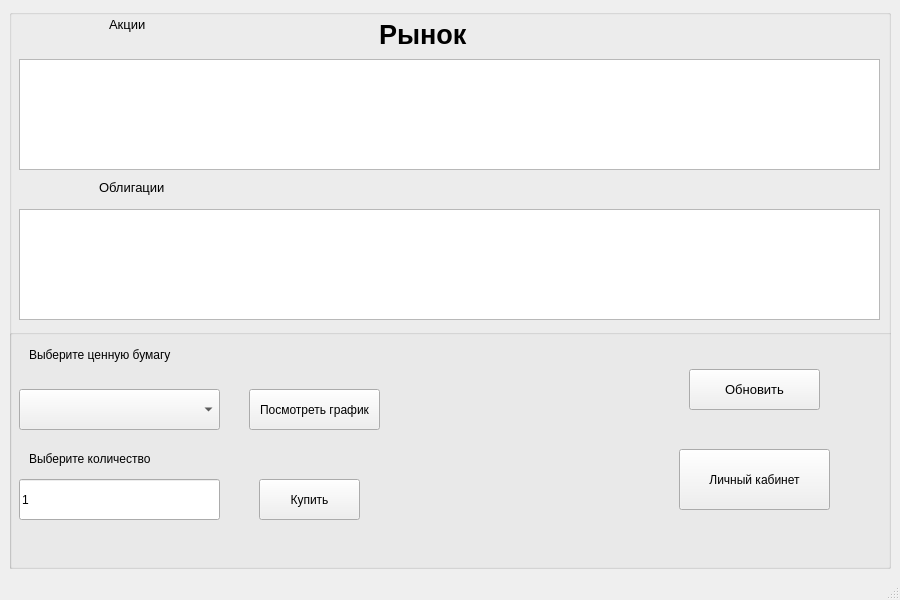
<?xml version="1.0" encoding="UTF-8"?>
<ui version="4.0">
 <class>MainWindow</class>
 <widget class="QMainWindow" name="MainWindow">
  <property name="geometry">
   <rect>
    <x>0</x>
    <y>0</y>
    <width>900</width>
    <height>600</height>
   </rect>
  </property>
  <property name="windowTitle">
   <string>MainWindow</string>
  </property>
  <widget class="QWidget" name="centralwidget">
   <layout class="QVBoxLayout" name="verticalLayout_2">
    <item>
     <layout class="QVBoxLayout" name="verticalLayout">
      <item>
       <widget class="QGroupBox" name="groupBox_3">
        <property name="title">
         <string/>
        </property>
        <widget class="QTableWidget" name="TableStocks">
         <property name="geometry">
          <rect>
           <x>10</x>
           <y>50</y>
           <width>861</width>
           <height>111</height>
          </rect>
         </property>
         <property name="textElideMode">
          <enum>Qt::ElideMiddle</enum>
         </property>
        </widget>
        <widget class="QTableWidget" name="TableBonds">
         <property name="geometry">
          <rect>
           <x>10</x>
           <y>200</y>
           <width>861</width>
           <height>111</height>
          </rect>
         </property>
        </widget>
        <widget class="QLabel" name="label_4">
         <property name="geometry">
          <rect>
           <x>100</x>
           <y>0</y>
           <width>81</width>
           <height>31</height>
          </rect>
         </property>
         <property name="font">
          <font>
           <pointsize>10</pointsize>
          </font>
         </property>
         <property name="text">
          <string>Акции</string>
         </property>
        </widget>
        <widget class="QLabel" name="label">
         <property name="geometry">
          <rect>
           <x>370</x>
           <y>0</y>
           <width>111</width>
           <height>51</height>
          </rect>
         </property>
         <property name="font">
          <font>
           <family>Arial</family>
           <pointsize>20</pointsize>
           <weight>75</weight>
           <bold>true</bold>
          </font>
         </property>
         <property name="text">
          <string>Рынок</string>
         </property>
        </widget>
        <widget class="QLabel" name="label_6">
         <property name="geometry">
          <rect>
           <x>750</x>
           <y>170</y>
           <width>55</width>
           <height>16</height>
          </rect>
         </property>
         <property name="text">
          <string/>
         </property>
        </widget>
        <widget class="QLabel" name="label_5">
         <property name="geometry">
          <rect>
           <x>90</x>
           <y>170</y>
           <width>91</width>
           <height>16</height>
          </rect>
         </property>
         <property name="font">
          <font>
           <pointsize>10</pointsize>
          </font>
         </property>
         <property name="text">
          <string>Облигации</string>
         </property>
        </widget>
        <widget class="QGroupBox" name="groupBox">
         <property name="geometry">
          <rect>
           <x>0</x>
           <y>320</y>
           <width>939</width>
           <height>336</height>
          </rect>
         </property>
         <property name="title">
          <string/>
         </property>
         <widget class="QLabel" name="label_2">
          <property name="geometry">
           <rect>
            <x>20</x>
            <y>10</y>
            <width>151</width>
            <height>31</height>
           </rect>
          </property>
          <property name="text">
           <string>Выберите ценную бумагу</string>
          </property>
         </widget>
         <widget class="QComboBox" name="ChoosePaper">
          <property name="geometry">
           <rect>
            <x>10</x>
            <y>60</y>
            <width>201</width>
            <height>41</height>
           </rect>
          </property>
          <property name="font">
           <font>
            <pointsize>10</pointsize>
           </font>
          </property>
         </widget>
         <widget class="QLabel" name="label_3">
          <property name="geometry">
           <rect>
            <x>20</x>
            <y>120</y>
            <width>151</width>
            <height>20</height>
           </rect>
          </property>
          <property name="text">
           <string>Выберите количество</string>
          </property>
         </widget>
         <widget class="QLineEdit" name="ChooseCount">
          <property name="geometry">
           <rect>
            <x>10</x>
            <y>150</y>
            <width>201</width>
            <height>41</height>
           </rect>
          </property>
          <property name="text">
           <string>1</string>
          </property>
         </widget>
         <widget class="QPushButton" name="update">
          <property name="geometry">
           <rect>
            <x>680</x>
            <y>40</y>
            <width>131</width>
            <height>41</height>
           </rect>
          </property>
          <property name="font">
           <font>
            <pointsize>10</pointsize>
           </font>
          </property>
          <property name="text">
           <string>Обновить</string>
          </property>
         </widget>
         <widget class="QPushButton" name="ClientMenu">
          <property name="geometry">
           <rect>
            <x>670</x>
            <y>120</y>
            <width>151</width>
            <height>61</height>
           </rect>
          </property>
          <property name="text">
           <string>Личный кабинет</string>
          </property>
         </widget>
         <widget class="QPushButton" name="showGraphic">
          <property name="geometry">
           <rect>
            <x>240</x>
            <y>60</y>
            <width>131</width>
            <height>41</height>
           </rect>
          </property>
          <property name="text">
           <string>Посмотреть график</string>
          </property>
         </widget>
         <widget class="QPushButton" name="buy">
          <property name="geometry">
           <rect>
            <x>250</x>
            <y>150</y>
            <width>101</width>
            <height>41</height>
           </rect>
          </property>
          <property name="text">
           <string>Купить</string>
          </property>
         </widget>
        </widget>
       </widget>
      </item>
     </layout>
    </item>
   </layout>
  </widget>
  <widget class="QMenuBar" name="menubar">
   <property name="geometry">
    <rect>
     <x>0</x>
     <y>0</y>
     <width>900</width>
     <height>26</height>
    </rect>
   </property>
  </widget>
  <widget class="QStatusBar" name="statusbar"/>
 </widget>
 <resources/>
 <connections/>
</ui>
